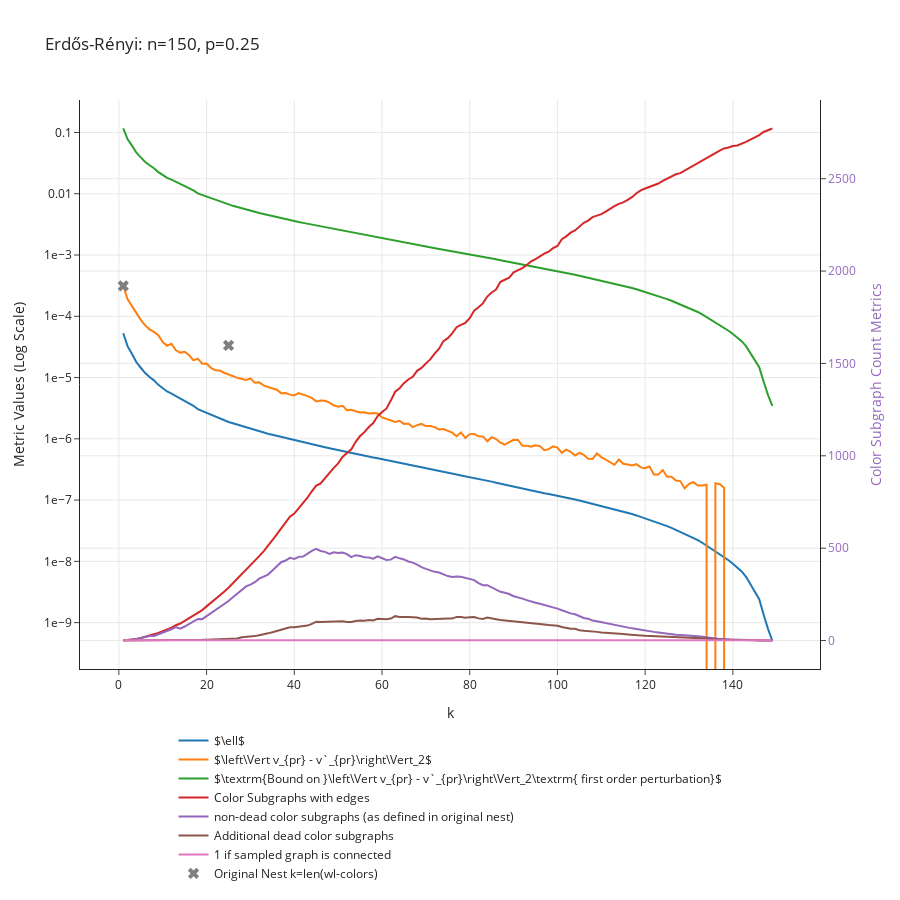

This figure's notebook cell:
### Code cell
p = 0.25
n = 150
G = nx.erdos_renyi_graph(n, p)
data_dict = get_convergence_data_of_nest(G, min_cluster_size = 1, max_k = 150)
plot_convergence_data(data_dict, f"Erdős-Rényi: n={n}, p={p}")

### Figure 1 — Plotly figure (JSON) as saved in the notebook; plotly's stock layout.template omitted (floating-point values rounded to 4 significant figures; data arrays with more than 128 entries replaced by an {"elided": "..."} marker saying what was removed)
{"data": [{"mode": "lines", "name": "$\\ell$", "type": "scatter", "x": {"elided": "149 int values"}, "y": {"elided": "149 float values"}}, {"mode": "lines", "name": "$\\left\\Vert v_{pr} - v`_{pr}\\right\\Vert_2$", "type": "scatter", "x": {"elided": "149 int values"}, "y": {"elided": "149 float values"}}, {"mode": "lines", "name": "$\\textrm{Bound on }\\left\\Vert v_{pr} - v`_{pr}\\right\\Vert_2\\textrm{ first order perturbation}$", "type": "scatter", "x": {"elided": "149 int values"}, "y": {"elided": "149 float values"}}, {"mode": "lines", "name": "Color Subgraphs with edges", "type": "scatter", "x": {"elided": "149 int values"}, "y": {"elided": "149 int values"}, "yaxis": "y2"}, {"mode": "lines", "name": "non-dead color subgraphs (as defined in original nest)", "type": "scatter", "x": {"elided": "149 int values"}, "y": {"elided": "149 int values"}, "yaxis": "y2"}, {"mode": "lines", "name": "Additional dead color subgraphs", "type": "scatter", "x": {"elided": "149 int values"}, "y": {"elided": "149 int values"}, "yaxis": "y2"}, {"mode": "lines", "name": "1 if sampled graph is connected", "type": "scatter", "x": {"elided": "149 int values"}, "y": {"elided": "149 int values"}, "yaxis": "y2"}, {"marker": {"size": 10, "symbol": "x"}, "mode": "markers", "name": "Original Nest k=len(wl-colors)", "type": "scatter", "x": [1, 25, 150], "y": [0.0003129, 3.347e-05, 0]}], "layout": {"height": 900, "hovermode": "closest", "legend": {"orientation": "h", "x": 0.5, "xanchor": "center", "y": -0.1, "yanchor": "top"}, "title": {"text": "Erdős-Rényi: n=150, p=0.25"}, "xaxis": {"title": {"text": "k"}}, "yaxis": {"exponentformat": "e", "title": {"text": "Metric Values (Log Scale)"}, "type": "log"}, "yaxis2": {"overlaying": "y", "side": "right", "tickfont": {"color": "rgba(148, 103, 189, 1)"}, "title": {"font": {"color": "rgba(148, 103, 189, 1)"}, "text": "Color Subgraph Count Metrics"}, "type": "linear"}}}
